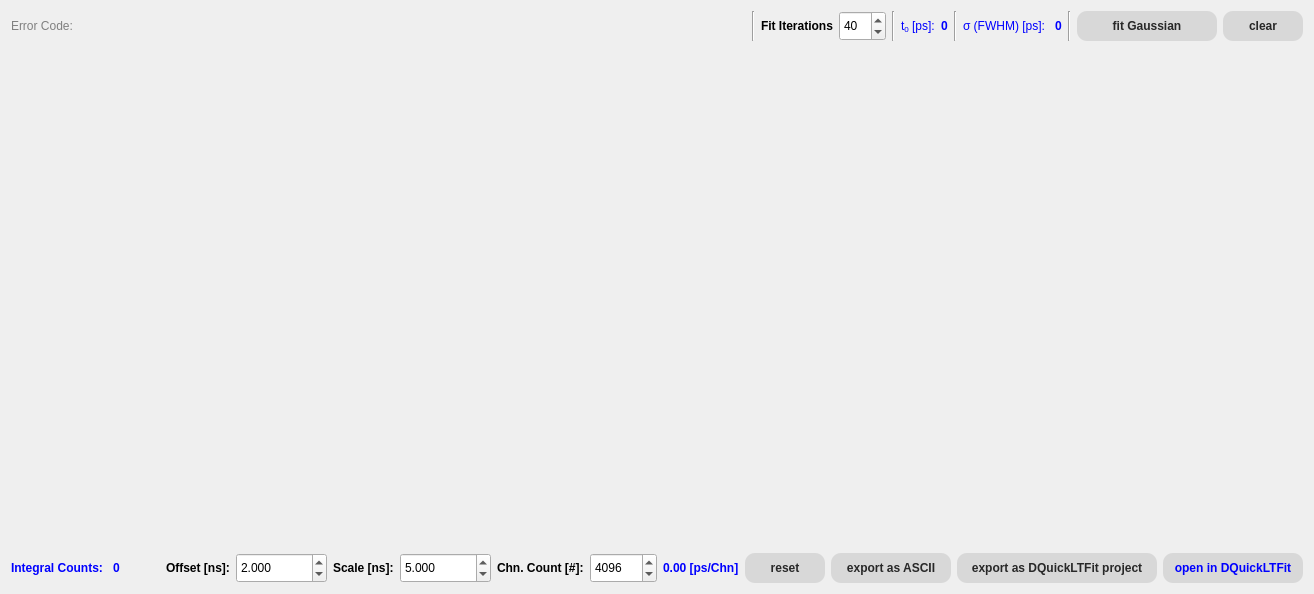
      <widget class="QWidget" name="tab_4">
       <attribute name="title">
        <string>Spec (B - A)</string>
       </attribute>
       <layout class="QVBoxLayout" name="verticalLayout_10">
        <item>
         <layout class="QHBoxLayout" name="horizontalLayout_18">
          <item>
           <widget class="QLabel" name="label_62">
            <property name="styleSheet">
             <string notr="true">color: grey</string>
            </property>
            <property name="text">
             <string>Error Code:</string>
            </property>
           </widget>
          </item>
          <item>
           <widget class="QLabel" name="label_fitReturnValue_BA">
            <property name="text">
             <string/>
            </property>
           </widget>
          </item>
          <item>
           <spacer name="horizontalSpacer_18">
            <property name="orientation">
             <enum>Qt::Horizontal</enum>
            </property>
            <property name="sizeHint" stdset="0">
             <size>
              <width>40</width>
              <height>20</height>
             </size>
            </property>
           </spacer>
          </item>
          <item>
           <widget class="Line" name="line_18">
            <property name="orientation">
             <enum>Qt::Vertical</enum>
            </property>
           </widget>
          </item>
          <item>
           <widget class="QLabel" name="label_63">
            <property name="font">
             <font>
              <weight>75</weight>
              <bold>true</bold>
             </font>
            </property>
            <property name="text">
             <string>Fit Iterations</string>
            </property>
           </widget>
          </item>
          <item>
           <widget class="QSpinBox" name="spinBox_fitIterations_BA">
            <property name="minimumSize">
             <size>
              <width>0</width>
              <height>30</height>
             </size>
            </property>
            <property name="minimum">
             <number>5</number>
            </property>
            <property name="maximum">
             <number>500</number>
            </property>
            <property name="value">
             <number>40</number>
            </property>
           </widget>
          </item>
          <item>
           <widget class="Line" name="line_19">
            <property name="orientation">
             <enum>Qt::Vertical</enum>
            </property>
           </widget>
          </item>
          <item>
           <widget class="QLabel" name="label_64">
            <property name="styleSheet">
             <string notr="true">color: blue</string>
            </property>
            <property name="text">
             <string>t&lt;sub&gt;0&lt;/sub&gt; [ps]:</string>
            </property>
           </widget>
          </item>
          <item>
           <widget class="QLabel" name="label_meanFitBA">
            <property name="font">
             <font>
              <weight>75</weight>
              <bold>true</bold>
             </font>
            </property>
            <property name="styleSheet">
             <string notr="true">color: blue</string>
            </property>
            <property name="text">
             <string>0</string>
            </property>
           </widget>
          </item>
          <item>
           <widget class="Line" name="line_21">
            <property name="orientation">
             <enum>Qt::Vertical</enum>
            </property>
           </widget>
          </item>
          <item>
           <widget class="QLabel" name="label_65">
            <property name="styleSheet">
             <string notr="true">color: blue</string>
            </property>
            <property name="text">
             <string>&amp;#963; (FWHM) [ps]: </string>
            </property>
            <property name="textFormat">
             <enum>Qt::RichText</enum>
            </property>
           </widget>
          </item>
          <item>
           <widget class="QLabel" name="label_BAFitFWHM">
            <property name="font">
             <font>
              <weight>75</weight>
              <bold>true</bold>
             </font>
            </property>
            <property name="styleSheet">
             <string notr="true">color: blue</string>
            </property>
            <property name="text">
             <string>0</string>
            </property>
           </widget>
          </item>
          <item>
           <widget class="Line" name="line_22">
            <property name="orientation">
             <enum>Qt::Vertical</enum>
            </property>
           </widget>
          </item>
          <item>
           <widget class="QPushButton" name="pushButton_BAFit">
            <property name="minimumSize">
             <size>
              <width>140</width>
              <height>30</height>
             </size>
            </property>
            <property name="font">
             <font>
              <weight>75</weight>
              <bold>true</bold>
             </font>
            </property>
            <property name="styleSheet">
             <string notr="true">QPushButton {
border-style: flat;
background-color:  rgb(216,216,216); 
color: rgb(40,40,40);
border-radius: 10;
}

QPushButton:disabled {
border-style: flat;
background-color:  rgb(236,236,236); 
color: rgb(140,140,140);
border-radius: 10;
}

QPushButton:hover {
border-style: flat; 
background-color: rgb(160,160,160);
color: rgb(40,40,40);
border-radius: 5;
}

QPushButton:pressed {
border-style: flat; 
background-color: transparent;
color: rgb(40,40,40);
border-radius: 2;
border-color: black;
}</string>
            </property>
            <property name="text">
             <string>fit Gaussian</string>
            </property>
           </widget>
          </item>
          <item>
           <widget class="QPushButton" name="pushButton_clearBAFitData">
            <property name="minimumSize">
             <size>
              <width>80</width>
              <height>30</height>
             </size>
            </property>
            <property name="font">
             <font>
              <weight>75</weight>
              <bold>true</bold>
             </font>
            </property>
            <property name="styleSheet">
             <string notr="true">QPushButton {
border-style: flat;
background-color:  rgb(216,216,216); 
color: rgb(40,40,40);
border-radius: 10;
}

QPushButton:disabled {
border-style: flat;
background-color:  rgb(236,236,236); 
color: rgb(140,140,140);
border-radius: 10;
}

QPushButton:hover {
border-style: flat; 
background-color: rgb(160,160,160);
color: rgb(40,40,40);
border-radius: 5;
}

QPushButton:pressed {
border-style: flat; 
background-color: transparent;
color: rgb(40,40,40);
border-radius: 2;
border-color: black;
}</string>
            </property>
            <property name="text">
             <string>clear</string>
            </property>
           </widget>
          </item>
         </layout>
        </item>
        <item>
         <widget class="plot2DXWidget" name="widget_ltBA" native="true">
          <property name="minimumSize">
           <size>
            <width>800</width>
            <height>500</height>
           </size>
          </property>
         </widget>
        </item>
        <item>
         <layout class="QHBoxLayout" name="horizontalLayout_12">
          <item>
           <widget class="QLabel" name="label_22">
            <property name="font">
             <font>
              <weight>75</weight>
              <bold>true</bold>
             </font>
            </property>
            <property name="styleSheet">
             <string notr="true">color: blue</string>
            </property>
            <property name="text">
             <string>Integral Counts: </string>
            </property>
           </widget>
          </item>
          <item>
           <widget class="QLabel" name="label_countsIntergralBA">
            <property name="font">
             <font>
              <weight>75</weight>
              <bold>true</bold>
             </font>
            </property>
            <property name="styleSheet">
             <string notr="true">color: blue</string>
            </property>
            <property name="text">
             <string>0</string>
            </property>
           </widget>
          </item>
          <item>
           <spacer name="horizontalSpacer_9">
            <property name="orientation">
             <enum>Qt::Horizontal</enum>
            </property>
            <property name="sizeHint" stdset="0">
             <size>
              <width>40</width>
              <height>20</height>
             </size>
            </property>
           </spacer>
          </item>
          <item>
           <widget class="QLabel" name="label_36">
            <property name="font">
             <font>
              <weight>75</weight>
              <bold>true</bold>
             </font>
            </property>
            <property name="text">
             <string>Offset [ns]:</string>
            </property>
           </widget>
          </item>
          <item>
           <widget class="DRS4DoubleSpinBox" name="doubleSpinBox_offsetBA">
            <property name="minimumSize">
             <size>
              <width>0</width>
              <height>30</height>
             </size>
            </property>
            <property name="decimals">
             <number>3</number>
            </property>
            <property name="minimum">
             <double>0.010000000000000</double>
            </property>
            <property name="maximum">
             <double>1000000.000000000000000</double>
            </property>
            <property name="value">
             <double>2.000000000000000</double>
            </property>
           </widget>
          </item>
          <item>
           <widget class="QLabel" name="label_37">
            <property name="font">
             <font>
              <weight>75</weight>
              <bold>true</bold>
             </font>
            </property>
            <property name="text">
             <string>Scale [ns]:</string>
            </property>
           </widget>
          </item>
          <item>
           <widget class="DRS4DoubleSpinBox" name="doubleSpinBox_scalerBA">
            <property name="minimumSize">
             <size>
              <width>0</width>
              <height>30</height>
             </size>
            </property>
            <property name="decimals">
             <number>3</number>
            </property>
            <property name="minimum">
             <double>0.005000000000000</double>
            </property>
            <property name="maximum">
             <double>1000000.000000000000000</double>
            </property>
            <property name="value">
             <double>5.000000000000000</double>
            </property>
           </widget>
          </item>
          <item>
           <widget class="QLabel" name="label_38">
            <property name="font">
             <font>
              <weight>75</weight>
              <bold>true</bold>
             </font>
            </property>
            <property name="text">
             <string>Chn. Count [#]:</string>
            </property>
           </widget>
          </item>
          <item>
           <widget class="DRS4SpinBox" name="spinBox_chnCountBA">
            <property name="minimumSize">
             <size>
              <width>0</width>
              <height>30</height>
             </size>
            </property>
            <property name="minimum">
             <number>10</number>
            </property>
            <property name="maximum">
             <number>1000000</number>
            </property>
            <property name="value">
             <number>4096</number>
            </property>
           </widget>
          </item>
          <item>
           <widget class="QLabel" name="label_channelResolutionBA">
            <property name="font">
             <font>
              <weight>75</weight>
              <bold>true</bold>
             </font>
            </property>
            <property name="styleSheet">
             <string notr="true">color: blue</string>
            </property>
            <property name="text">
             <string>0.00 [ps/Chn]</string>
            </property>
           </widget>
          </item>
          <item>
           <widget class="QPushButton" name="pushButton_resetBALTSpectrum">
            <property name="minimumSize">
             <size>
              <width>80</width>
              <height>30</height>
             </size>
            </property>
            <property name="font">
             <font>
              <weight>75</weight>
              <bold>true</bold>
             </font>
            </property>
            <property name="styleSheet">
             <string notr="true">QPushButton {
border-style: flat;
background-color:  rgb(216,216,216); 
color: rgb(40,40,40);
border-radius: 10;
}

QPushButton:disabled {
border-style: flat;
background-color:  rgb(236,236,236); 
color: rgb(140,140,140);
border-radius: 10;
}

QPushButton:hover {
border-style: flat; 
background-color: rgb(160,160,160);
color: rgb(40,40,40);
border-radius: 5;
}

QPushButton:pressed {
border-style: flat; 
background-color: transparent;
color: rgb(40,40,40);
border-radius: 2;
border-color: black;
}</string>
            </property>
            <property name="text">
             <string>reset</string>
            </property>
           </widget>
          </item>
          <item>
           <widget class="QPushButton" name="pushButton_saveBALTSpectrum">
            <property name="minimumSize">
             <size>
              <width>120</width>
              <height>30</height>
             </size>
            </property>
            <property name="font">
             <font>
              <weight>75</weight>
              <bold>true</bold>
             </font>
            </property>
            <property name="styleSheet">
             <string notr="true">QPushButton {
border-style: flat;
background-color:  rgb(216,216,216); 
color: rgb(40,40,40);
border-radius: 10;
}

QPushButton:disabled {
border-style: flat;
background-color:  rgb(236,236,236); 
color: rgb(140,140,140);
border-radius: 10;
}

QPushButton:hover {
border-style: flat; 
background-color: rgb(160,160,160);
color: rgb(40,40,40);
border-radius: 5;
}

QPushButton:pressed {
border-style: flat; 
background-color: transparent;
color: rgb(40,40,40);
border-radius: 2;
border-color: black;
}</string>
            </property>
            <property name="text">
             <string>export as ASCII</string>
            </property>
           </widget>
          </item>
          <item>
           <widget class="QPushButton" name="pushButton_BADQuickLT">
            <property name="minimumSize">
             <size>
              <width>200</width>
              <height>30</height>
             </size>
            </property>
            <property name="font">
             <font>
              <weight>75</weight>
              <bold>true</bold>
             </font>
            </property>
            <property name="styleSheet">
             <string notr="true">QPushButton {
border-style: flat;
background-color:  rgb(216,216,216); 
color: rgb(40,40,40);
border-radius: 10;
}

QPushButton:disabled {
border-style: flat;
background-color:  rgb(236,236,236); 
color: rgb(140,140,140);
border-radius: 10;
}

QPushButton:hover {
border-style: flat; 
background-color: rgb(160,160,160);
color: rgb(40,40,40);
border-radius: 5;
}

QPushButton:pressed {
border-style: flat; 
background-color: transparent;
color: rgb(40,40,40);
border-radius: 2;
border-color: black;
}</string>
            </property>
            <property name="text">
             <string>export as DQuickLTFit project</string>
            </property>
           </widget>
          </item>
          <item>
           <widget class="QPushButton" name="pushButton_openBADQuick">
            <property name="minimumSize">
             <size>
              <width>140</width>
              <height>30</height>
             </size>
            </property>
            <property name="font">
             <font>
              <weight>75</weight>
              <bold>true</bold>
             </font>
            </property>
            <property name="styleSheet">
             <string notr="true">QPushButton {
border-style: flat;
background-color:  rgb(216,216,216); 
color: blue;
border-radius: 10;
}

QPushButton:disabled {
border-style: flat;
background-color:  rgb(236,236,236); 
color: rgb(140,140,140);
border-radius: 10;
}

QPushButton:hover {
border-style: flat; 
background-color: rgb(160,160,160);
color: blue;
border-radius: 5;
}

QPushButton:pressed {
border-style: flat; 
background-color: transparent;
color: blue;
border-radius: 2;
border-color: black;
}</string>
            </property>
            <property name="text">
             <string>open in DQuickLTFit</string>
            </property>
           </widget>
          </item>
         </layout>
        </item>
       </layout>
      </widget>
